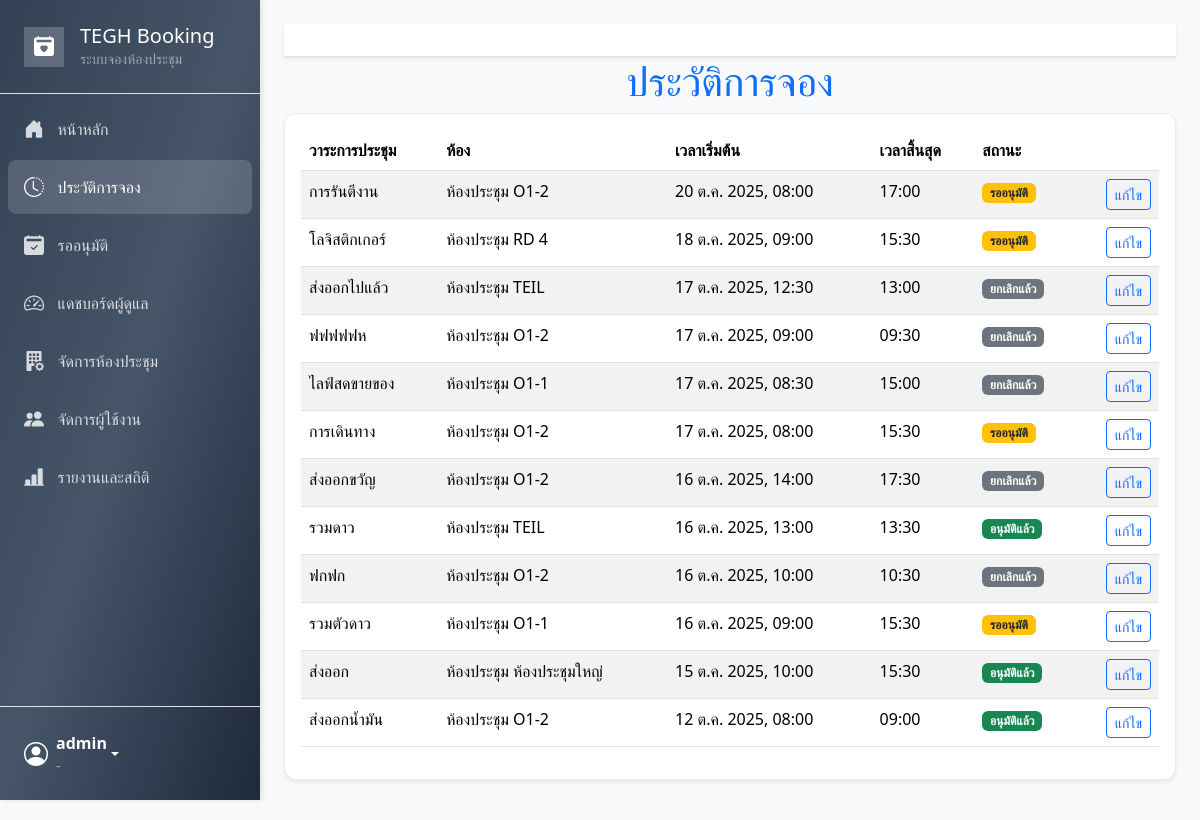
/history/ (signed in), run on an earlier commit of the app's database.
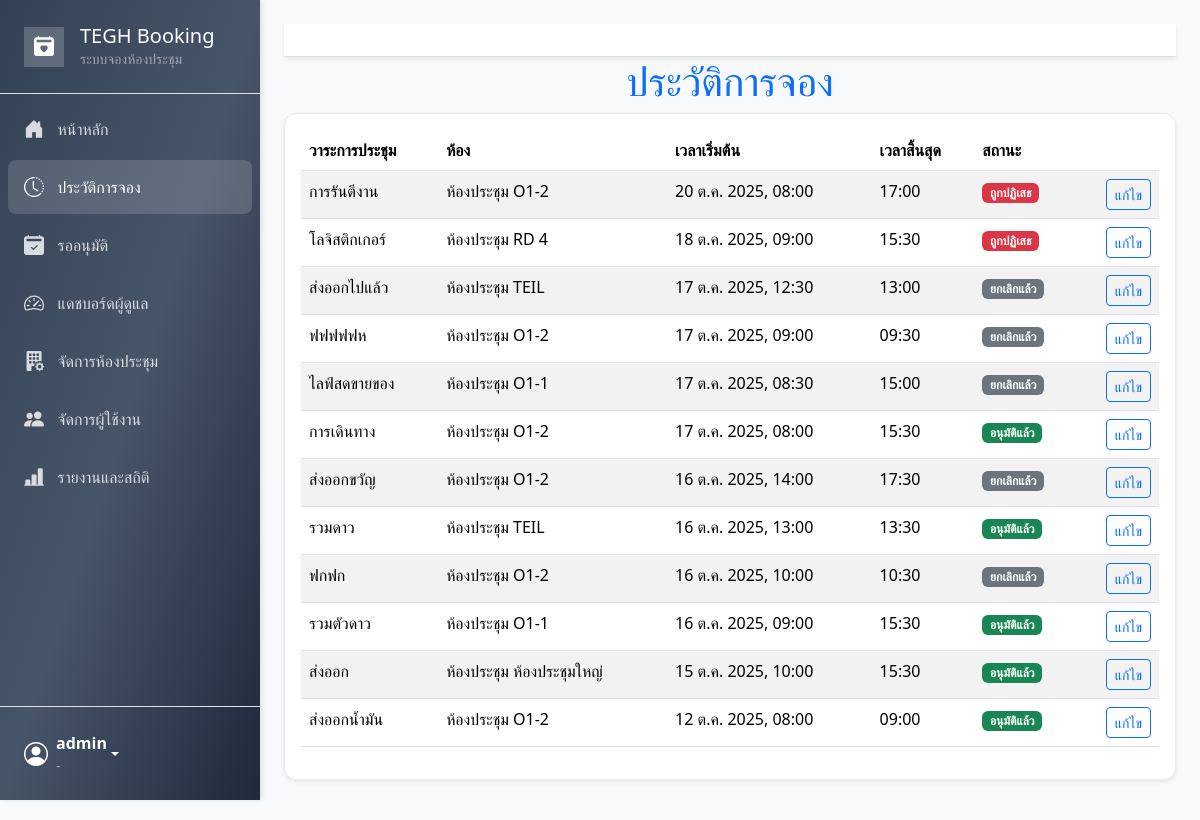
And on a later commit of the database.
### booking/models.py (models this page shows, shortened)
class Profile(models.Model):
    user = models.OneToOneField(User, on_delete=models.CASCADE, verbose_name="ผู้ใช้")
    department = models.CharField("แผนก/ฝ่าย", max_length=100, blank=True, null=True)
    phone = models.CharField("เบอร์โทรศัพท์", max_length=20, blank=True, null=True)
    avatar = models.ImageField("รูปโปรไฟล์", upload_to='avatars/', default='avatars/default.png', blank=True, null=True)
    class Meta:
        verbose_name = "ข้อมูลผู้ใช้เพิ่มเติม"
        verbose_name_plural = "ข้อมูลผู้ใช้เพิ่มเติม"

class Booking(models.Model):
    room = models.ForeignKey(Room, verbose_name="ห้องประชุม", on_delete=models.CASCADE, related_name='bookings')
    booked_by = models.ForeignKey(User, verbose_name="ผู้จอง", on_delete=models.CASCADE, related_name='booking')
    title = models.CharField("หัวข้อการประชุม", max_length=200)
    description = models.TextField("รายละเอียด/วาระ", blank=True, null=True)
    start_time = models.DateTimeField("เวลาเริ่มต้น", default=timezone.now)
    end_time = models.DateTimeField("เวลาสิ้นสุด", default=timezone.now)
    participant_count = models.PositiveIntegerField("จำนวนผู้เข้าร่วม (โดยประมาณ)", default=1)
    participants = models.ManyToManyField(
        User,
        verbose_name="รายชื่อผู้เข้าร่วม (ในระบบ)", # <-- 1. ค้นหา
        related_name='participating_bookings',
        blank=True
    )
    external_participants = models.TextField(
        "รายชื่อผู้เข้าร่วม (ภายนอก)", # <-- 2. พิมพ์เอง
        blank=True, null=True,
        help_text="สำหรับแขก หรือผู้ที่ไม่มีบัญชีในระบบ (พิมพ์ชื่อ คั่นด้วยจุลภาค หรือขึ้นบรรทัดใหม่)"
    )
    STATUS_CHOICES = [
        ('PENDING', 'รออนุมัติ'), ('APPROVED', 'อนุมัติแล้ว'),
        ('REJECTED', 'ถูกปฏิเสธ'), ('CANCELLED', 'ยกเลิกแล้ว'),
    ]
    status = models.CharField("สถานะ", max_length=10, choices=STATUS_CHOICES, default='PENDING')
    created_at = models.DateTimeField(auto_now_add=True)
    updated_at = models.DateTimeField(auto_now=True)
    chairman = models.CharField("ประธานในที่ประชุม", max_length=150, blank=True, null=True)
    department = models.CharField("แผนกผู้จอง", max_length=100, blank=True, null=True)
    presentation_file = models.FileField("ไฟล์นำเสนอ", upload_to='presentation_files/', blank=True, null=True, help_text="ไฟล์ที่ต้องการเปิดขึ้นจอ (PDF, PPT, Word, Excel)")
    additional_requests = models.TextField("คำขอเพิ่มเติม", blank=True, null=True, help_text="เช่น กาแฟ, อุปกรณ์พิเศษ")
    attachment = models.FileField("ไฟล์แนบอื่นๆ", upload_to='booking_attachments/', blank=True, null=True, help_text="เอกสารอื่นๆ ที่เกี่ยวข้อง")
    additional_notes = models.TextField("หมายเหตุ", blank=True, null=True)
    class Meta:
        ordering = ['-start_time']
        verbose_name = "การจอง"
        verbose_name_plural = "รายการจองทั้งหมด"
    def __init__(self, *args, **kwargs):
        super().__init__(*args, **kwargs)
        if self.pk:
            self.__original_start_time = self.start_time
            self.__original_end_time = self.end_time
            self.__original_room = self.room
        else:
            self.__original_start_time = None
            self.__original_end_time = None
            initial_room_id = kwargs.get('initial', {}).get('room') if 'initial' in kwargs else None
            self.__original_room = Room.objects.get(pk=initial_room_id) if initial_room_id else None

class Room(models.Model):
    name = models.CharField("ชื่อห้องประชุม", max_length=100, unique=True)
    building = models.CharField("อาคาร", max_length=50, blank=True, null=True)
    floor = models.CharField("ชั้น", max_length=20, blank=True, null=True)
    capacity = models.PositiveIntegerField("ความจุ (คน)", default=1)
    equipment_in_room = models.TextField(
        "อุปกรณ์ภายในห้อง",
        blank=True, null=True,
        help_text="ระบุอุปกรณ์ทีละรายการ บรรทัดละอย่าง"
    )
    image = models.ImageField(
        "รูปภาพห้องประชุม",
        upload_to='room_images/',
        blank=True, null=True
    )
    class Meta:
        ordering = ['building', 'floor', 'name']
        verbose_name = "ห้องประชุม"
        verbose_name_plural = "ห้องประชุม"

### booking/views.py (the view, shortened to what this page needs)
# urls.py: path('history/', views.history_view, name='history'),
@login_required
def history_view(request):
    bookings = Booking.objects.filter(booked_by=request.user).select_related('room').order_by('-start_time')
    date_f = request.GET.get('date'); room_f = request.GET.get('room'); status_f = request.GET.get('status')
    try:
        if date_f: bookings = bookings.filter(start_time__date=datetime.strptime(date_f, '%Y-%m-%d').date())
    except ValueError:
        messages.warning(request, "รูปแบบวันที่ไม่ถูกต้อง กรุณาใช้ YYYY-MM-DD")
        date_f = None
    if status_f and status_f in dict(Booking.STATUS_CHOICES):
        bookings = bookings.filter(status=status_f)
    elif status_f:
        messages.warning(request, "สถานะการจองไม่ถูกต้อง")
        status_f = None
    context = {
        'my_bookings': bookings,
        'all_rooms': Room.objects.all().order_by('name'),
        'status_choices': Booking.STATUS_CHOICES,
        'current_date': date_f,
        'current_room': room_f,
        'current_status': status_f,
     }
    return render(request, 'pages/history.html', context)

### booking/views.py (called while the page is built)
def is_admin(user):
    return user.is_authenticated and user.groups.filter(name='Admin').exists()

def is_approver_or_admin(user):
    return user.is_authenticated and user.groups.filter(name__in=['Approver', 'Admin']).exists()

### templates/pages/history.html (shortened to what this page needs)
{% extends 'base.html' %}
{% block content %}
<h1><span class='text-primary'><center>ประวัติการจอง</center></span></h1>
<div class="card shadow-sm">
    <div class="card-body">
        <div class="table-responsive">
            <table class="table table-striped table-hover">
                <thead>
                    <tr>
                        <th>วาระการประชุม</th>
                        <th>ห้อง</th>
                        <th>เวลาเริ่มต้น</th>
                        <th>เวลาสิ้นสุด</th>
                        <th>สถานะ</th>
                        <th></th>
                    </tr>
                </thead>
                <tbody>
                    {% for booking in my_bookings %}
                    <tr>
                        <td>{{ booking.title }}</td>
                        <td>{{ booking.room.name }}</td>
                        <td>{{ booking.start_time|date:"d M Y, H:i" }}</td>
                        <td>{{ booking.end_time|date:"H:i" }}</td>
                        <td>
                            {% if booking.status == 'APPROVED' %}<span class="badge bg-success">{{ booking.get_status_display }}</span>
                            {% elif booking.status == 'PENDING' %}<span class="badge bg-warning text-dark">{{ booking.get_status_display }}</span>
                            {% elif booking.status == 'REJECTED' %}<span class="badge bg-danger">{{ booking.get_status_display }}</span>
                            {% else %}<span class="badge bg-secondary">{{ booking.get_status_display }}</span>
                            {% endif %}
                        </td>
                        <td class="text-end">
                            <a href="{% url 'edit_booking' booking.id %}" class="btn btn-sm btn-outline-primary">แก้ไข</a>
                        </td>
                    </tr>
                    {% empty %}
                    <tr>
                        <td colspan="6" class="text-center text-muted">ไม่พบประวัติการจอง</td>
                    </tr>
                    {% endfor %}
                </tbody>
            </table>
        </div>
    </div>
</div>
{% endblock %}

### templates/base.html (shortened to what this page needs)
{% load static %}
<!DOCTYPE html>
<html lang="th">
<head>
    <link href="https://cdn.jsdelivr.net/npm/bootstrap@5.3.3/dist/css/bootstrap.min.css" rel="stylesheet">
    <link rel="stylesheet" href="https://cdn.jsdelivr.net/npm/bootstrap-icons@1.11.3/font/bootstrap-icons.min.css">
    <link href="https://cdn.jsdelivr.net/npm/select2@4.1.0-rc.0/dist/css/select2.min.css" rel="stylesheet" />
    <link href="https://cdn.jsdelivr.net/npm/fullcalendar@6.1.14/index.global.min.css" rel="stylesheet" />
    <link rel="stylesheet" href="{% static 'css/theme.css' %}">
</head>
<body>
<div class="d-flex">
    <nav class="sidebar d-flex flex-column">
        <div class="sidebar-header p-4 border-bottom">
            <a href="{% url 'dashboard' %}" class="d-flex align-items-center gap-3 text-decoration-none">
                <div class="d-flex align-items-center justify-content-center rounded-lg" style="background-color: rgba(255,255,255,0.2); width: 40px; height: 40px;">
                    <i class="bi bi-calendar2-heart-fill fs-5 text-white"></i>
                </div>
                <div>
                    <h2 class="h5 text-white mb-0">TEGH Booking</h2>
                    <p class="small text-white-50 mb-0">ระบบจองห้องประชุม</p>
                </div>
            </a>
        </div>
        <div class="flex-grow-1 p-2">
            {% if menu_items %}
                {% for item in menu_items %}
                    {% if item.show %}
                        <a href="{% url item.url_name %}" class="sidebar-menu-button {% if item.active %}active{% endif %}">
                            <i class="{{ item.icon }} fs-5"></i>
                            <span>{{ item.label }}</span>
                        </a>
                    {% endif %}
                {% endfor %}
            {% else %}
                <a href="#" class="sidebar-menu-button disabled text-white-50">กำลังโหลดเมนู...</a>
            {% endif %}
        </div>
        <div class="sidebar-footer p-4 border-top">
            {% if user.is_authenticated %}
            <div class="dropdown">
                <a href="#" class="d-flex align-items-center text-white text-decoration-none dropdown-toggle" data-bs-toggle="dropdown" aria-expanded="false">
                    {% if user.profile.profile_picture %}
                    <img src="{{ user.profile.profile_picture.url }}" class="rounded-circle me-2" width="32" height="32" style="object-fit: cover;" alt="Profile">
                    {% else %}
                    <i class="bi bi-person-circle fs-4 me-2"></i>
                    {% endif %}
                    <div class="text-start">
                        <strong>{{ user.get_full_name|default:user.username }}</strong>
                        <div class="small text-white-50">{{ user.profile.department|default:"-" }}</div>
                    </div>
                </a>
            </div>
            {% endif %}
        </div>
    </nav>
    <main class="main-content-wrapper flex-grow-1">
        <header class="sticky-top bg-white p-3 border-bottom shadow-sm d-flex justify-content-between align-items-center">
        </header>
        <div>
            {% block content %}{% endblock %}
        </div>
    </main>
</div>
</body>
</html>

### static/css/theme.css (style rules this page uses)
.sidebar { width: 260px; min-width: 260px; height: 100vh; position: fixed; top: 0; left: 0; z-index: 1030; color: white; background-image: linear-gradient(to bottom right, #334155, #475569, #1e293b); display: flex; flex-direction: column; box-shadow: 2px 0 5px rgba(0,0,0,0.1); }
.sidebar-header { border-bottom: 1px solid rgba(255, 255, 255, 0.15); }
.sidebar-footer { border-top: 1px solid rgba(255, 255, 255, 0.15); }
.sidebar-menu-button { display: flex; align-items: center; gap: 0.85rem; padding: 0.75rem 1rem; border-radius: 0.5rem; text-decoration: none; color: rgba(255, 255, 255, 0.8); transition: all 0.2s ease-in-out; margin-bottom: 4px; }
.sidebar-menu-button.active { background-color: rgba(255, 255, 255, 0.15); color: white; font-weight: 500; }
.sidebar-menu-button i { min-width: 20px; text-align: center; }
.main-content-wrapper { margin-left: 260px; width: calc(100% - 260px); min-height: 100vh; padding: 0; background-color: #f8f9fa; transition: margin-left 0.3s ease, width 0.3s ease; }
.card { border-radius: 0.75rem; border: 1px solid #e9ecef; box-shadow: 0 1px 3px rgba(0,0,0,.04); margin-bottom: 1rem; }

### templates/base.html (style rules this page uses)
body { margin: 0; background-color: #f8f9fa; }
.main-content-wrapper { margin-left: 260px; width: calc(100% - 260px); padding: 1.5rem; }

What changed in the data, as far as the page shows it:
changed Booking "การรันตีงาน": status "รออนุมัติ" → "ถูกปฏิเสธ"
changed Booking "โลจิสติกเกอร์": status "รออนุมัติ" → "ถูกปฏิเสธ"
changed Booking "การเดินทาง": status "รออนุมัติ" → "อนุมัติแล้ว"
changed Booking "รวมตัวดาว": status "รออนุมัติ" → "อนุมัติแล้ว"
